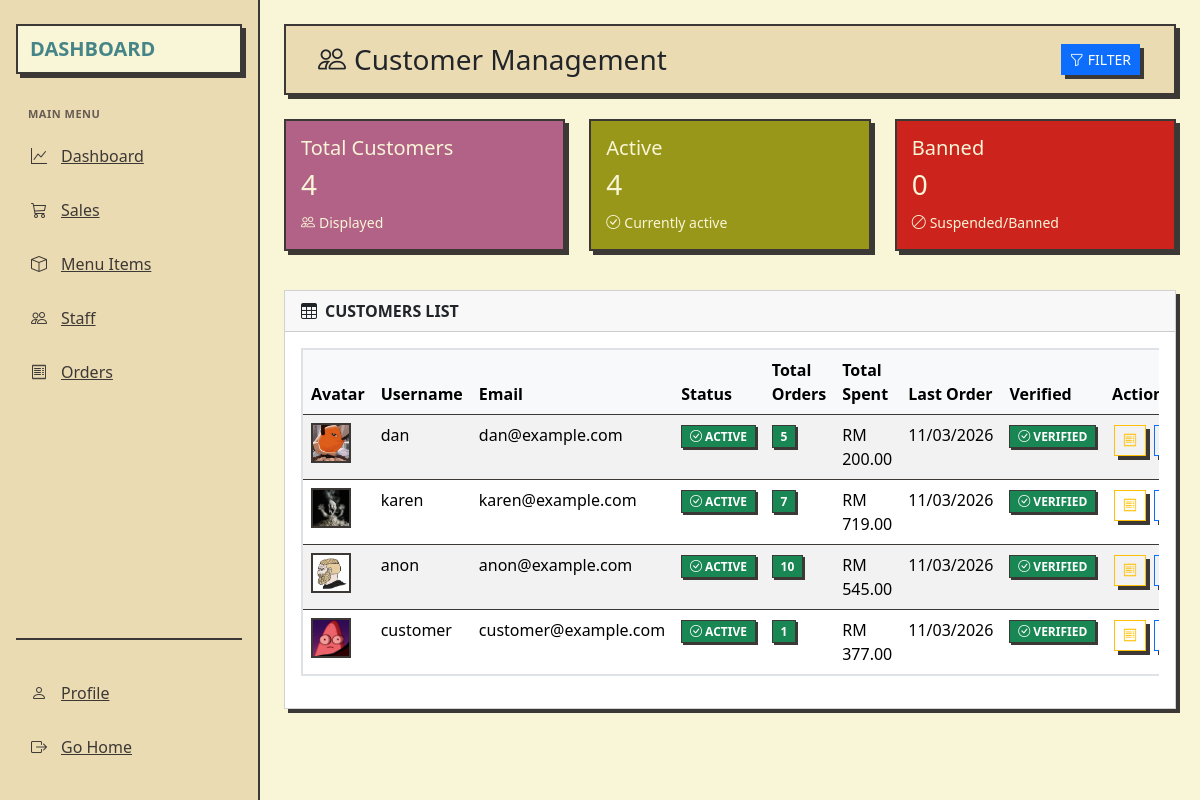
Page /customers.php (signed in) on the committed database.
### tables this page shows
CREATE TABLE `users` (
  `id` int(11) NOT NULL,
  `username` varchar(50) NOT NULL,
  `email` varchar(100) NOT NULL,
  `password` varchar(255) NOT NULL,
  `role_id` int(11) NOT NULL,
  `email_verified` tinyint(1) DEFAULT 0,
  `verification_token` varchar(64) DEFAULT NULL,
  `token_expires` datetime DEFAULT NULL,
  `profile_picture` varchar(255) DEFAULT 'default-profile.png',
  `is_active` tinyint(1) DEFAULT 1,
  `banned_at` datetime DEFAULT NULL,
  `ban_reason` text DEFAULT NULL
);

### app/permission.php (called while the page is built, shortened)
<?php
function hasPermission($permission_name) {
    global $pdo;
    $role_id = $_SESSION['role_id'] ?? null;
    $stmt = $pdo->prepare('
        SELECT COUNT(*) FROM role_permissions
        INNER JOIN permissions ON role_permissions.permission_id = permissions.id
        WHERE role_permissions.role_id = :role_id AND permissions.permission_name = :permission_name
    ');
    $stmt->execute(['role_id' => $role_id, 'permission_name' => $permission_name]);
    return $stmt->fetchColumn() > 0;
}

### app/customer_functions.php (called while the page is built, shortened)
<?php
function getAllCustomers($pdo) {
    $sql = "SELECT u.*, r.role_name,
            (SELECT COUNT(*) FROM orders WHERE user_id = u.id) as total_orders,
            (SELECT SUM(total_amount) FROM orders WHERE user_id = u.id) as total_spent,
            (SELECT MAX(created_at) FROM orders WHERE user_id = u.id) as last_order_date
            FROM users u
            LEFT JOIN roles r ON u.role_id = r.id
            WHERE r.role_name = 'Customer'
            ORDER BY u.id DESC";
    $stmt = $pdo->prepare($sql);
    $stmt->execute();
    return $stmt->fetchAll(PDO::FETCH_ASSOC);
}
function getBannedCustomersCount($pdo) {
    $sql = "SELECT COUNT(*) as count FROM users WHERE role_id = 3 AND is_active = 0";
    $stmt = $pdo->prepare($sql);
    $stmt->execute();
    $result = $stmt->fetch(PDO::FETCH_ASSOC);
    return $result['count'];
}
function getActiveCustomersCount($pdo) {
    $sql = "SELECT COUNT(*) as count FROM users WHERE role_id = 3 AND is_active = 1";
    $stmt = $pdo->prepare($sql);
    $stmt->execute();
    $result = $stmt->fetch(PDO::FETCH_ASSOC);
    return $result['count'];
}
?>

### customers.php (the view, shortened to what this page needs)
<?php
require 'app/menu_functions.php';
require 'app/permission.php';
require 'app/customer_functions.php';
$customers = getAllCustomers($pdo);
$banned_count = getBannedCustomersCount($pdo);
$active_count = getActiveCustomersCount($pdo);
$displayed_count = count($customers);
?>
<!DOCTYPE html>
<html lang="en">
<head>
    <link rel="stylesheet" href="assets/css/dashboard.css">
    <link href="assets/vendor/bootstrap-icons/bootstrap-icons.css" rel="stylesheet">
    <link href="assets/vendor/bootstrap/css/bootstrap.min.css" rel="stylesheet">
</head>
<body>
    <div class="app-container">
        <aside class="sidebar" id="sidebar">
            <div class="logo">
                <div class="logo-text">Dashboard</div>
            </div>
            <nav class="nav-section">
                <div class="nav-label">Main Menu</div>
                <a href="dashboard.php" class="nav-item">
                    <i class="bi bi-graph-up"></i>
                    <span>Dashboard</span>
                </a>
                <a href="sales.php" class="nav-item">
                    <i class="bi bi-cart3"></i>
                    <span>Sales</span>
                </a>
                <a href="menu_items.php" class="nav-item">
                    <i class="bi bi-box"></i>
                    <span>Menu Items</span>
                </a>
                <?php if (hasPermission('manage_staff')): ?>
                <a href="staff.php" class="nav-item">
                    <i class="bi bi-people"></i>
                    <span>Staff</span>
                </a>
                <?php endif; ?>
                <a href="orders.php" class="nav-item">
                    <i class="bi bi-receipt"></i>
                    <span>Orders</span>
                </a>
            </nav>
            <div class="sidebar-footer">
                <a href="profile.php" class="nav-item">
                    <i class="bi bi-person"></i>
                    <span>Profile</span>
                </a>
                <a href="index.php" class="nav-item">
                    <i class="bi bi-box-arrow-right"></i>
                    <span>Go Home</span>
                </a>
            </div>
        </aside>
        <div class="main-content">
            <div class="col-md-13 col-lg-12 p-4">
                <div class="top-bar d-flex justify-content-between align-items-center mb-4">
                    <h1 class="h3 mb-0">
                        <i class="bi bi-people me-2"></i>Customer Management
                    </h1>
                    <div class="d-flex gap-2 align-items-center">
                        <div class="filter-wrapper">
                            <button class="btn btn-primary btn-sm" id="filterBtn" type="button">
                                <i class="bi bi-funnel me-1"></i>Filter
                            </button>
                        </div>
                    </div>
                </div>
                <div class="row mb-4">
                    <div class="col-md-4 col-sm-6">
                        <div class="stat-card total">
                            <h5 class="mb-2">Total Customers</h5>
                            <h3><?php echo $displayed_count; ?></h3>
                            <small><i class="bi bi-people me-1"></i>Displayed</small>
                        </div>
                    </div>
                    <div class="col-md-4 col-sm-6">
                        <div class="stat-card ready">
                            <h5 class="mb-2">Active</h5>
                            <h3><?php echo $active_count; ?></h3>
                            <small><i class="bi bi-check-circle me-1"></i>Currently active</small>
                        </div>
                    </div>
                    <div class="col-md-4 col-sm-6">
                        <div class="stat-card cancelled">
                            <h5 class="mb-2">Banned</h5>
                            <h3><?php echo $banned_count; ?></h3>
                            <small><i class="bi bi-ban me-1"></i>Suspended/Banned</small>
                        </div>
                    </div>
                </div>
                <div class="card">
                    <div class="card-header">
                        <i class="bi bi-table me-2"></i>Customers List
                    </div>
                    <div class="card-body">
                        <?php if (empty($customers)): ?>
                        <div class="text-center text-muted py-5">
                            <i class="bi bi-people fs-1 d-block mb-3 opacity-25"></i>
                            <h4 class="mt-3">No customers found</h4>
                            <p>Try adjusting your filters or check back later.</p>
                        </div>
                        <?php else: ?>
                        <div class="table-responsive">
                            <table class="table table-hover table-striped">
                                <thead class="table-light">
                                    <tr>
                                        <th>Avatar</th>
                                        <th>Username</th>
                                        <th>Email</th>
                                        <th>Status</th>
                                        <th>Total Orders</th>
                                        <th>Total Spent</th>
                                        <th>Last Order</th>
                                        <th>Verified</th>
                                        <th class="table-actions">Actions</th>
                                    </tr>
                                </thead>
                                <tbody>
                                    <?php foreach ($customers as $customer): ?>
                                    <tr class="<?php echo $customer['is_active'] == 0 ? 'banned-row' : ''; ?>">
                                        <td>
                                            <?php if (!empty($customer['profile_picture'])): ?>
                                            <img src="<?php echo htmlspecialchars($customer['profile_picture']); ?>"
                                                alt="Avatar"
                                                class="customer-avatar"
                                                onerror="this.style.display='none'; this.nextElementSibling.style.display='flex';">
                                            <?php else: ?>
                                            <i class="bi bi-person-circle avatar-icon"></i>
                                            <?php endif; ?>
                                        </td>
                                        <td><?php echo htmlspecialchars($customer['username']); ?></td>
                                        <td><?php echo htmlspecialchars($customer['email']); ?></td>
                                        <td>
                                            <?php if ($customer['is_active'] == 1): ?>
                                            <span class="badge bg-success status-badge">
                                                <i class="bi bi-check-circle"></i> Active
                                            </span>
                                            <?php endif; ?>
                                        </td>
                                        <td>
                                            <span class="badge <?php echo ($customer['total_orders'] ?? 0) > 0 ? 'bg-success' : 'bg-secondary'; ?>">
                                                <?php echo $customer['total_orders'] ?? 0; ?>
                                            </span>
                                        </td>
                                        <td>
                                            <?php if (($customer['total_spent'] ?? 0) > 0): ?>
                                            RM <?php echo number_format($customer['total_spent'], 2); ?>
                                            <?php else: ?>
                                            -
                                            <?php endif; ?>
                                        </td>
                                        <td>
                                            <?php if ($customer['last_order_date']): ?>
                                            <?php echo date('d/m/Y', strtotime($customer['last_order_date'])); ?>
                                            <?php else: ?>
                                            Never
                                            <?php endif; ?>
                                        </td>
                                        <td>
                                            <?php if ($customer['email_verified']): ?>
                                            <span class="badge bg-success">
                                                <i class="bi bi-check-circle"></i> Verified
                                            </span>
                                            <?php else: ?>
                                            <span class="badge bg-warning">
                                                <i class="bi bi-exclamation-triangle"></i> Unverified
                                            </span>
                                            <?php endif; ?>
                                        </td>
                                        <td class="table-actions">
                                            <button type="button" class="btn btn-sm btn-outline-warning view-orders-btn"
                                                data-customer-id="<?php echo $customer['id']; ?>"
                                                data-customer-name="<?php echo htmlspecialchars($customer['username']); ?>"
                                                data-bs-toggle="tooltip" title="View Orders">
                                                <i class="bi bi-receipt"></i>
                                            </button>
                                            <button type="button" class="btn btn-sm btn-outline-primary"
                                                onclick="openEditModal(<?php echo htmlspecialchars(json_encode($customer)); ?>)"
                                                data-bs-toggle="tooltip" title="Manage Customer">
                                            </button>
                                        </td>
                                    </tr>
                                    <?php endforeach; ?>
                                </tbody>
                            </table>
                        </div>
                        <?php endif; ?>
                    </div>
                </div>
            </div>
        </div>
    </div>
</body>
</html>

### rows in the picture
users: profile_picture (picture), username "dan", email "dan@example.com", is_active 1 (drawn), total_orders "5", total_spent "200.00", last_order_date "11/03/2026", email_verified 1 (drawn)
users: profile_picture (picture), username "karen", email "karen@example.com", is_active 1 (drawn), total_orders "7", total_spent "719.00", last_order_date "11/03/2026", email_verified 1 (drawn)
users: profile_picture (picture), username "anon", email "anon@example.com", is_active 1 (drawn), total_orders "10", total_spent "545.00", last_order_date "11/03/2026", email_verified 1 (drawn)
users: profile_picture (picture), username "customer", email "customer@example.com", is_active 1 (drawn), total_orders "1", total_spent "377.00", last_order_date "11/03/2026", email_verified 1 (drawn)

### other values in the picture
$displayed_count "4"
$active_count "4"
$banned_count "0"
